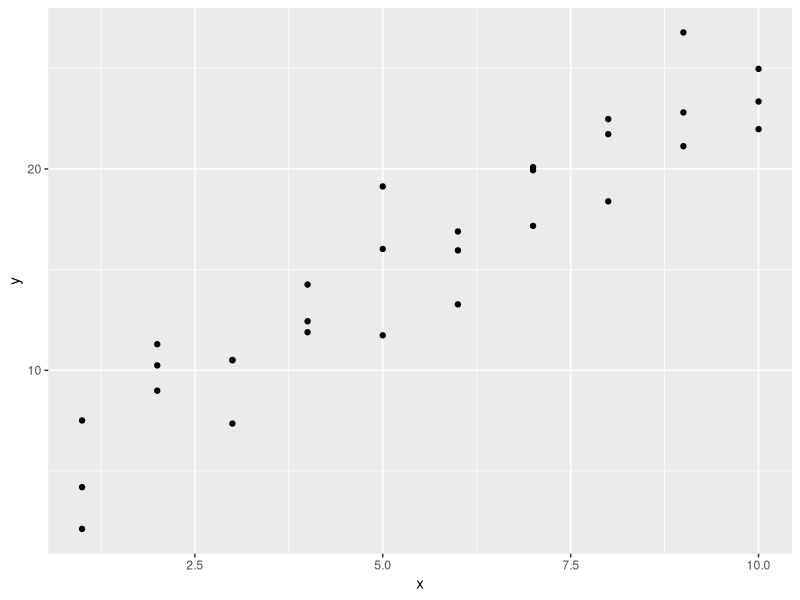
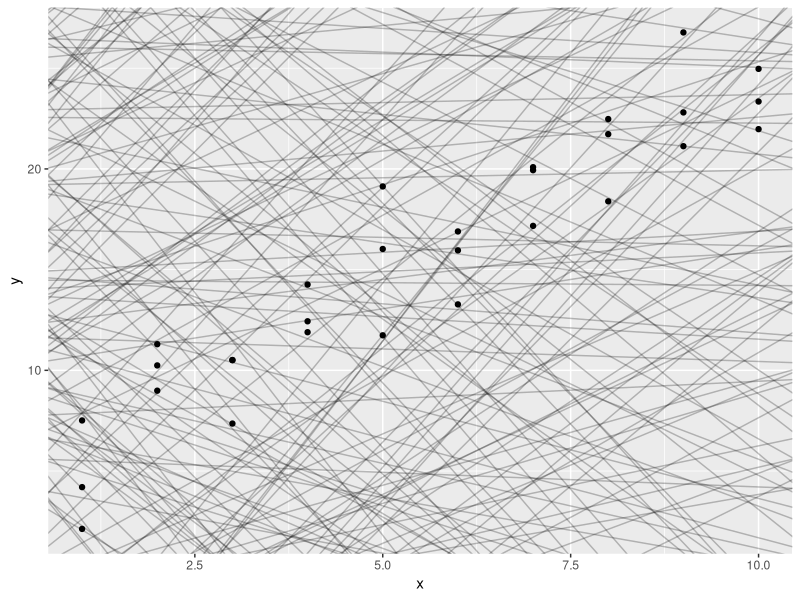
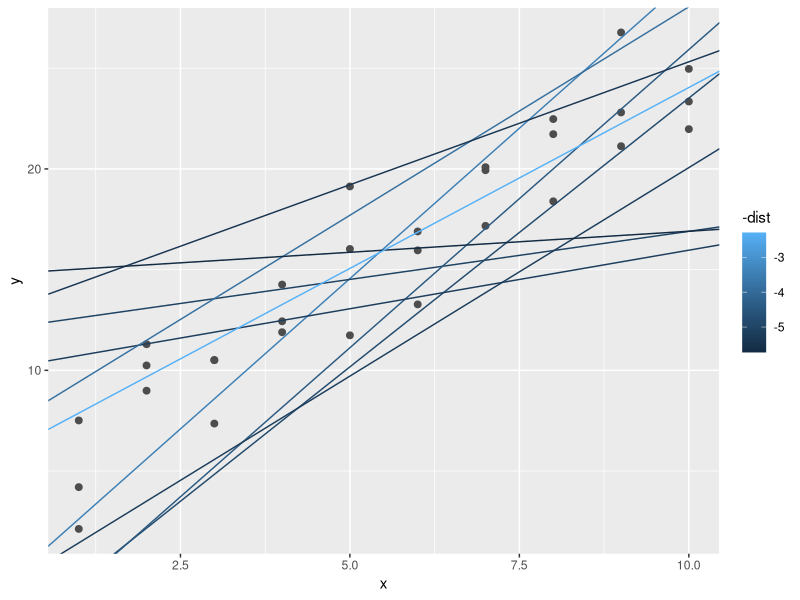
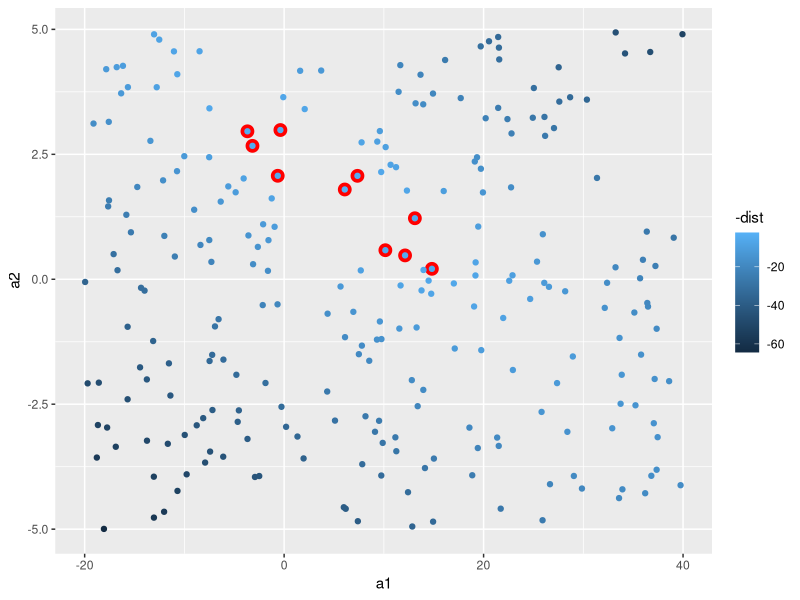
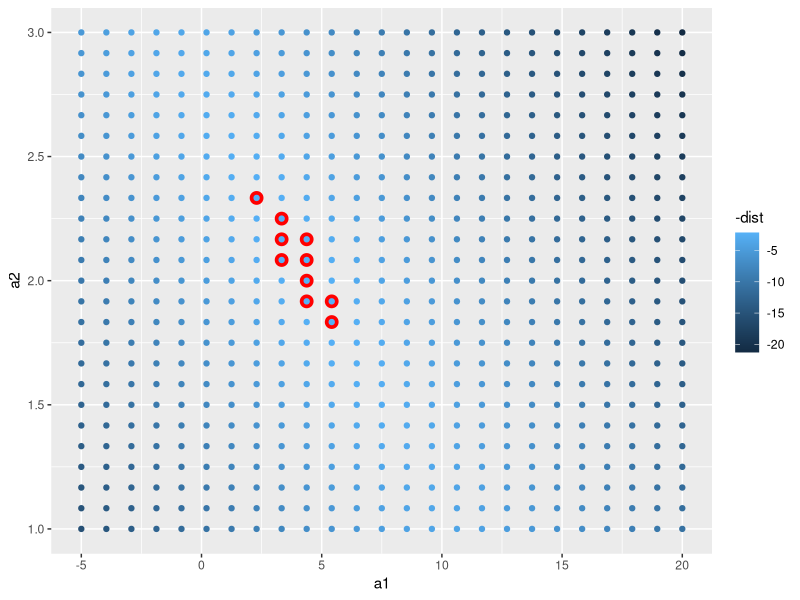
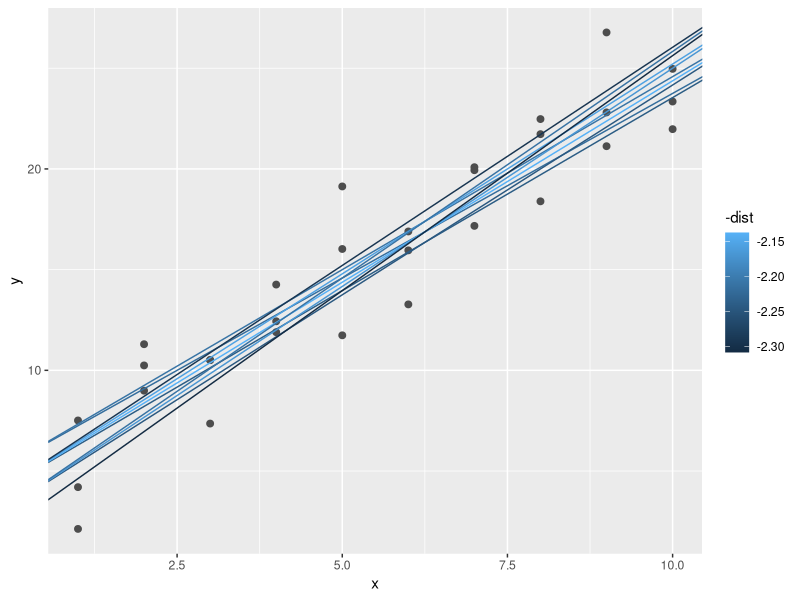
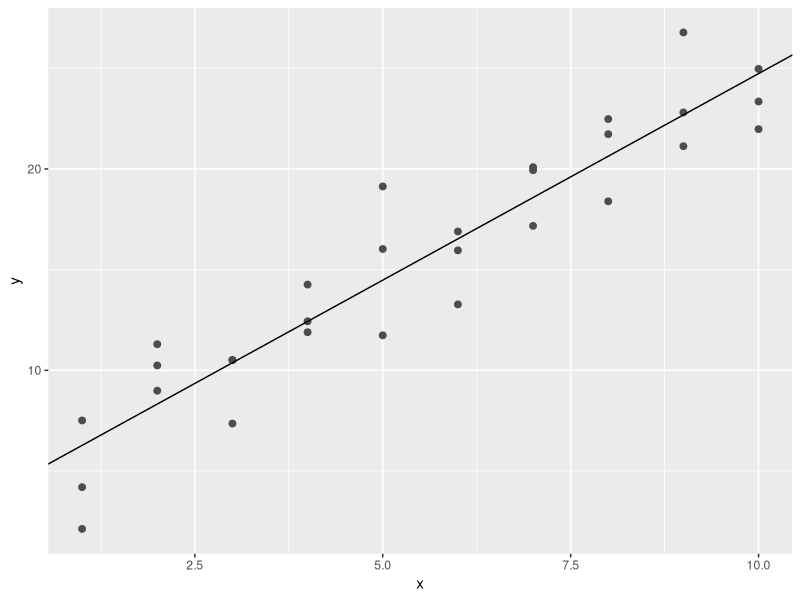
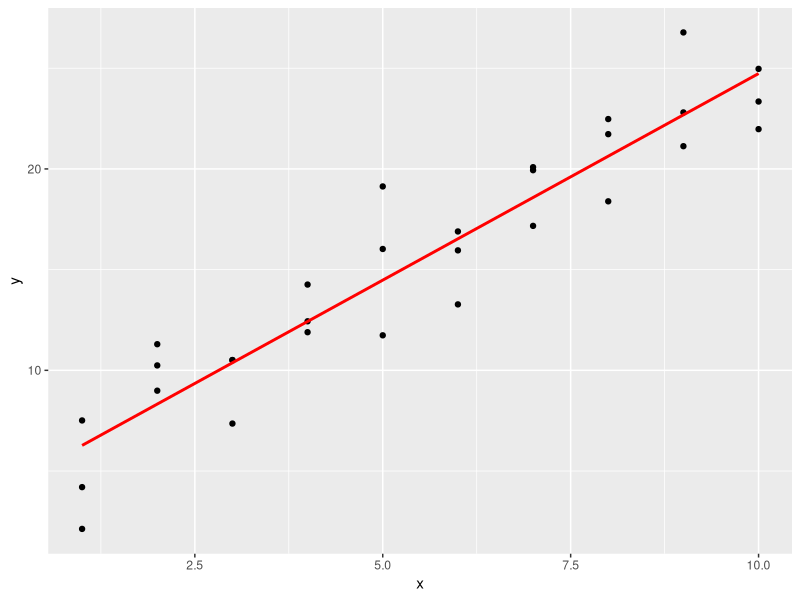

Generate these figures, in order, with R:
## ---- chunk 1
knitr::opts_chunk$set(
	echo = TRUE,
	message = TRUE,
	warning = TRUE
)
library(tidyverse)
library(modelr)
options(na.action = na.warn)
## ---- chunk 2
sim1

ggplot(sim1, aes(x, y))+
  geom_point()
## ---- chunk 3
# models are defined by a1 and a2
# a1 is intercept, a2 is slope
# totally 250 models
models <- tibble(
  a1 = runif(250, -20, 40),
  a2 = runif(250, -5, 5)
)

models

ggplot(sim1, aes(x, y))+
  geom_abline(aes(intercept = a1, slope = a2),
              data = models,
              alpha = 1/4)+
  geom_point()
## ---- chunk 4
# turn our model family into an R function
model1 <- function(a, data) {
  a[1] + data$x * a[2]
}

model1(c(7, 1.5), sim1)
## ---- chunk 5
model1 <- function(a, data) {
  a[1] + data$x * a[2]
}

# residual = actual - predicted
# predicted need model parameter and data
measure_distance <- function(mod, data) {
  diff <- data$y - model1(mod, data)
  sqrt(mean(diff ^ 2))
}

measure_distance(c(7, 1.5), sim1)
## ---- chunk 6
model1 <- function(a, data) {
  a[1] + data$x * a[2]
}

measure_distance <- function(mod, data) {
  diff <- data$y - model1(mod, data)
  sqrt(mean(diff ^ 2))
}

# helper function
sim1_dist <- function(a1, a2) {
  measure_distance(c(a1, a2), sim1)
}

models <- models %>% 
  mutate(dist = purrr::map2_dbl(a1, a2, sim1_dist))

models
## ---- chunk 7
ggplot(sim1, aes(x, y))+
  geom_point(size = 2, colour = "grey30")+
  geom_abline(
    aes(intercept = a1, slope = a2, colour = -dist),
    data = filter(models, rank(dist) <= 10)
  )
## ---- chunk 8
ggplot(models, aes(a1, a2))+
  geom_point(data = filter(models, rank(dist) <= 10),
             size = 4,
             colour = "red") +
  geom_point(aes(colour = -dist))
## ---- chunk 9
grid <- expand.grid(
  a1 = seq(-5, 20, length = 25),
  a2 = seq(1, 3, length = 25)) %>% 
  mutate(dist = purrr::map2_dbl(a1, a2, sim1_dist))

grid

grid %>% 
  ggplot(aes(a1, a2))+
  geom_point(data = filter(grid, rank(dist) <= 10),
             size = 4,
             colour = "red") + 
  geom_point(aes(colour = -dist))
## ---- chunk 10
ggplot(sim1, aes(x, y))+
  geom_point(size = 2, colour = "grey30") +
  geom_abline(
    aes(intercept = a1, slope = a2, colour = -dist),
    data = filter(grid, rank(dist) <= 10)
  )
## ---- chunk 11
model1 <- function(a, data) {
  a[1] + data$x * a[2]
}

measure_distance <- function(mod, data) {
  diff <- data$y - model1(mod, data)
  sqrt(mean(diff ^ 2))
}

# find the parameters to make the return value of measure_distance minimum
best <- optim(c(0, 0), measure_distance, data = sim1)
best
best$par


ggplot(sim1, aes(x, y))+
  geom_point(size = 2, colour = "grey30") +
  geom_abline(intercept = best$par[1], slope = best$par[2])
## ---- chunk 12
sim1_mod <- lm(y ~ x, data = sim1)
coef(sim1_mod)
## ---- chunk 13
grid <- sim1 %>% 
  data_grid(x)
grid
## ---- chunk 14
sim1_mod <- lm(y ~ x, data = sim1)
coef(sim1_mod)

grid <- grid %>% 
  add_predictions(sim1_mod)
grid
## ---- chunk 15
ggplot(sim1, aes(x)) +
  geom_point(aes(y = y)) +
  geom_line(aes(y = pred), data = grid, colour = "red", size = 1)
## ---- chunk 16
sim1 <- sim1 %>% 
  add_residuals(sim1_mod)
sim1
## ---- chunk 17
ggplot(sim1, aes(resid)) +
  geom_freqpoly(binwidth = 0.5)
## ---- chunk 18
ggplot(sim1, aes(x, resid)) +
  geom_ref_line(h = 0) +
  geom_point()
## ---- chunk 19
df <- tribble(
  ~y, ~x1, ~x2,
  4, 2, 5,
  5, 1, 6
)
df
## ---- chunk 20
# get data
model_matrix(df, y ~ x1)
## ---- chunk 21
# get coefficient
lm(y ~ x1, data = df)
## ---- chunk 22
model_matrix(df, y ~ x1 - 1)
## ---- chunk 23
df
model_matrix(df, y ~ x1 + x2)
## ---- chunk 24
df <- tribble(
  ~ sex, ~ response,
  "male", 1,
  "female", 2,
  "male", 1
)
df
## ---- chunk 25
model_matrix(df, response ~ sex)
## ---- chunk 26
sim2
## ---- chunk 27
ggplot(sim2) +
  geom_point(aes(x, y))
## ---- chunk 28
mod2 <- lm(y ~ x, data = sim2)

grid <- sim2 %>% 
  data_grid(x) %>% 
  add_predictions(mod2)

grid
## ---- chunk 29
ggplot(sim2, aes(x)) +
  geom_point(aes(y = y)) +
  geom_point(data = grid, aes(y = pred), colour = "red", size = 4)
## ---- chunk 30
sim3
## ---- chunk 31
ggplot(sim3, aes(x1, y)) +
  geom_point(aes(colour = x2))
## ---- chunk 32
mod1 <- lm(y ~ x1 + x2, data = sim3)
mod1
## ---- chunk 33
model_matrix(sim3, y ~ x1 + x2)
## ---- chunk 34
mod2 <- lm(y ~ x1 * x2, data = sim3)
coef(mod2)
## ---- chunk 35
model_matrix(sim3, y ~ x1 * x2)
## ---- chunk 36
grid <- sim3 %>% 
  data_grid(x1, x2)
grid
## ---- chunk 37
grid <- sim3 %>% 
  data_grid(x1, x2) %>% 
  gather_predictions(mod1, mod2)
grid
## ---- chunk 38
ggplot(sim3, aes(x1, y, colour = x2)) +
  geom_point() +
  geom_line(data = grid, aes(y = pred)) +
  facet_wrap(~ model)
## ---- chunk 39
sim3

sim3_resid <- sim3 %>% 
  gather_residuals(mod1, mod2)

sim3_resid

ggplot(sim3_resid, aes(x1, resid, colour = x2)) +
  geom_point() +
  facet_grid(model ~ x2)
## ---- chunk 40
sim4
## ---- chunk 41
mod1 <- lm(y ~ x1 + x2, data = sim4)
mod1
## ---- chunk 42
mod2 <- lm(y ~ x1 * x2, data = sim4)
mod2
## ---- chunk 43
grid_x1_x2 <- sim4 %>% 
  data_grid(
    x1 = seq_range(x1, 5),
    x2 = seq_range(x2, 5)
    ) %>% 
  gather_predictions(mod1, mod2)
grid_x1_x2  
## ---- chunk 44
seq_range(c(0.0123, 0.923423), n = 5)
## ---- chunk 45
seq_range(c(0.0123, 0.923423), n = 5, pretty = TRUE)
## ---- chunk 46
x1 <- rcauchy(100)
x1 <- tibble(x1)
ggplot(x1, aes(x1)) +
  geom_freqpoly()
## ---- chunk 47
x1 <- x1$x1
## ---- chunk 48
seq_range(x1, n = 5)
seq_range(x1, n = 5, trim = 0.1)
seq_range(x1, n = 5, trim = 0.25)
seq_range(x1, n = 5, trim = 0.50)
## ---- chunk 49
x2 <- c(0, 1)
seq_range(x2, n = 5)
seq_range(x2, n = 5, expand = 0.1)
seq_range(x2, n = 5, expand = 0.25)
seq_range(x2, n = 5, expand = 0.5)
## ---- chunk 50
ggplot(grid_x1_x2, aes(x1, x2)) +
  geom_tile(aes(fill = pred)) +
  facet_wrap(~ model)
## ---- chunk 51
ggplot(grid_x1_x2, aes(x1, pred, colour = x2, group = x2)) +
  geom_line() +
  facet_wrap(~ model)
## ---- chunk 52
ggplot(grid_x1_x2, aes(x2, pred, colour = x1, group = x1)) +
  geom_line() +
  facet_wrap(~ model)
## ---- chunk 53
df <- tribble(
  ~y, ~x,
  1, 1,
  2, 2,
  3, 3
)

df
## ---- chunk 54
model_matrix(df, y ~ x^2 + x)
## ---- chunk 55
model_matrix(df, y ~ I(x^2) + x)
## ---- chunk 56
model_matrix(df, y ~ poly(x, 2))
## ---- chunk 57
library(splines)
df
model_matrix(df, y ~ ns(x, 2))
## ---- chunk 58
sim5 <- tibble(
  x = seq(0, 3.5 * pi, length = 50),
  y = 4 * sin(x) + rnorm(length(x))
)
sim5
## ---- chunk 59
ggplot(sim5, aes(x, y)) +
  geom_point()
## ---- chunk 60
mod1 <- lm(y ~ ns(x, 1), data = sim5)
model_matrix(sim5, y ~ ns(x, 1))

mod2 <- lm(y ~ ns(x, 2), data = sim5)
model_matrix(sim5, y ~ ns(x, 2))

mod3 <- lm(y ~ ns(x, 3), data = sim5)
model_matrix(sim5, y ~ ns(x, 3))

mod4 <- lm(y ~ ns(x, 4), data = sim5)
model_matrix(sim5, y ~ ns(x, 4))

mod5 <- lm(y ~ ns(x, 5), data = sim5)
model_matrix(sim5, y ~ ns(x, 5))
## ---- chunk 61
grid_x <- sim5 %>% 
  data_grid(x = seq_range(x, n = 50, expand = 0.1)) %>% 
  gather_predictions(mod1, mod2, mod3, mod4, mod5)

grid_x
## ---- chunk 62
ggplot(sim5, aes(x, y)) +
  geom_point() +
  geom_line(aes(y = pred), data = grid_x, colour = "red") +
  facet_wrap(~ model)
## ---- chunk 63
df <- tribble(
  ~x, ~y,
  1, 2.2,
  2, NA,
  3, 3.5,
  4, 8.3,
  NA, 10
)
df
## ---- chunk 64
mod <- lm(y ~ x, data = df)
## ---- chunk 65
mod <- lm(y ~ x, data = df, na.action = na.exclude)
## ---- chunk 66
nobs(mod)
